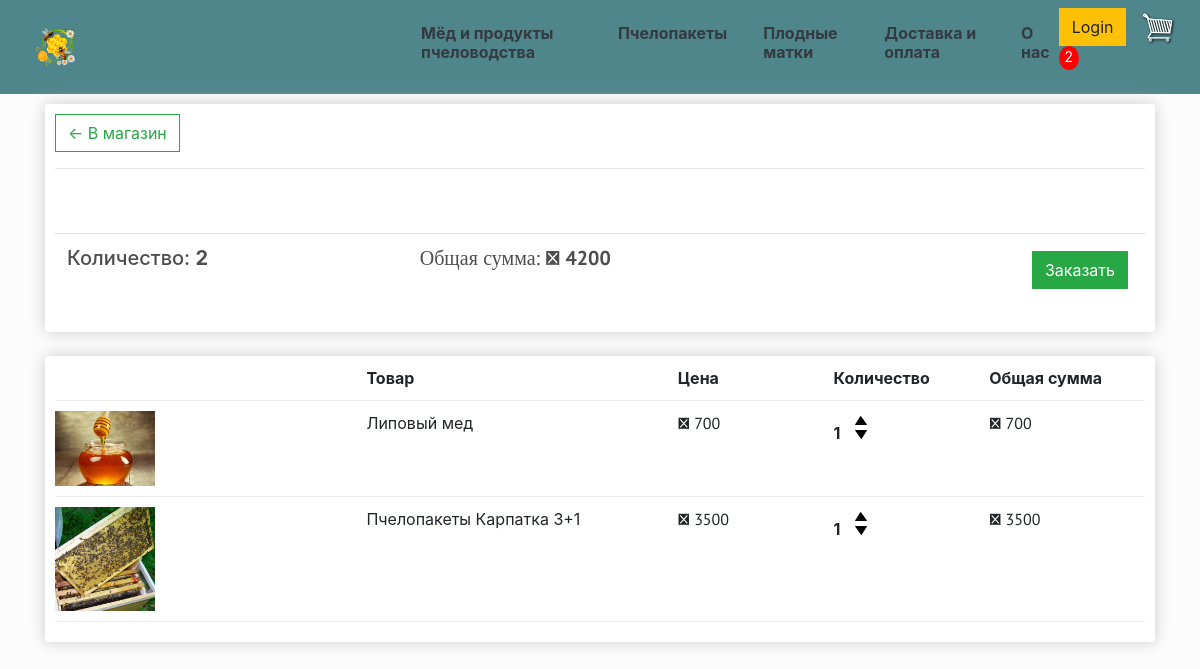
The app's page /cart/ (signed in) with its own data.
### store/models.py (models this page shows, shortened)
class Order(models.Model):
	customer = models.ForeignKey(Customer, on_delete=models.SET_NULL, null=True, blank=True)
	date_orderd = models.DateTimeField(auto_now_add=True)
	complete = models.BooleanField(default=False, null=True, blank=False)
	transaction_id = models.CharField(max_length=200, null=True)
	@property
	def get_cart_total(self):
		orderitems = self.orderitem_set.all()
		total = sum([item.get_total for item in orderitems])
		return total
	@property
	def get_cart_items(self):
		orderitems = self.orderitem_set.all()
		total = sum([item.quantity for item in orderitems])
		return total

class OrderItem(models.Model):
	product = models.ForeignKey(Product, on_delete=models.SET_NULL, null=True, blank=True)
	order = models.ForeignKey(Order, on_delete=models.SET_NULL, null=True, blank=True)
	quantity = models.IntegerField(default=0, null=True, blank=True)
	date_added = models.DateTimeField(auto_now_add=True)
	@property
	def get_total(self):
		total = self.product.price * self.quantity
		return total

class Product(models.Model):
	category=models.ForeignKey(Category, on_delete=models.SET_NULL, null=True, blank=True)
	title = models.CharField(max_length=200, null=True)
	price = models.FloatField()
	description = models.TextField()
	digital = models.BooleanField(default=False, null=True, blank=False)
	image = models.ImageField(null=True, blank=True)
	massa = models.CharField(max_length=20, null=True)
	@property
	def imageURL(self):
		try:
			url = self.image.url
		except:
			url = ''
		return url

### store/views.py (the view)
# urls.py: path('cart/', views.cart, name="cart"),
def cart(request):
	data = cartData(request)
	cartItems = data['cartItems']
	order = data['order']
	items = data['items']
	context = {'cartItems':cartItems,'order': order,'items': items}
	return render(request, 'store/cart.html', context)

### store/utils.py (called while the page is built)
def cartData(request):
	if request.user.is_authenticated:
		customer = request.user.customer
		order, created = Order.objects.get_or_create(customer=customer, complete=False)
		items = order.orderitem_set.all()
		cartItems = order.get_cart_items
	else:
		cookieData = cookieCart(request)
		cartItems = cookieData['cartItems']
		order = cookieData['order']
		items = cookieData['items']
	return {'cartItems':cartItems ,'order':order, 'items':items}

### store/templates/store/cart.html (shortened to what this page needs)
{% extends 'store/main.html' %}
{% load static %}
{% block content %}
<div class="row">
	<div class="col-lg-12">
	<div class="box-element">
		<a class="btn btn-outline-success"href="{% url 'store' %}">&#x2190; В магазин</a>
		<hr>
		<br>
		<br>
		<table class="table">
			<tr>
				<th><h5>Количество: <strong>{{order.get_cart_items}}</strong></h5></th>
				<th class="price"><h5>Общая сумма: <strong>&#8399; {{ order.get_cart_total|floatformat:0}}</strong></h5></th>
				<th>
					<a style="float:right; margin:5px" class="btn btn-success " href="{% url 'checkout' %}">Заказать</a>
				</th>
			</tr>
		</table>
	</div>
	<br>
	<div class="box-element">
		<div class="cart-row">
			<div style="flex:2"></div>
			<div style="flex:2"><strong>Товар</strong></div>
			<div style="flex:1"><strong>Цена</strong></div>
			<div style="flex:1"><strong>Количество</strong></div>
			<div style="flex:1"><strong>Общая сумма</strong></div>
		</div>
		{% if order.get_cart_items != 0 %}
		{% for item in items %}
		<div class="cart-row">
			<div style="flex:2"><img class="row-image"src="{{ item.product.imageURL }}"></div>
			<div style="flex:2">{{ item.product.title }}</div>
			<div class ="price" style="flex:1">&#8399; {{ item.product.price|floatformat:0}}</div>
			<div style="flex:1">
				<p class="quantity">{{ item.quantity }}</p>
				<div class="quantity">
					<img data-product={{item.product.id}} data-action="add" class="chg-quantity update-cart" src="{%  static "images/arrow-up.png" %}">
					<img data-product={{item.product.id}} data-action="remove" class="chg-quantity update-cart" src="{%  static "images/arrow-down.png" %}">
				</div>
			</div>
			<div class="price" style="flex:1">&#8399; {{ item.get_total|floatformat:0}}</div>
		</div>
		{% endfor %}
	</div>
	</div>
</div>
{% else%}
		<div><h4 style="padding: 30px;">Корзина пустая</h4></div>
{%endif%}
{% endblock content %}

### static/css/main.css (style rules this page uses)
h1,h2,h3,h4,h5,h6 { color:hsl(0, 0%, 30%); }
.box-element { box-shadow:hsl(0, 0%, 80%) 0 0 16px; background-color: #fff; border-radius: 4px; padding: 10px; }
.price { font-family: 'PT Sans', serif; }
.col-lg-4, .col-lg-6, .col-lg-8, .col-lg-12 { margin-top: 10px; }
.btn { border-radius: 0; }
.row-image { width: 100px; }
.cart-row { display: flex; align-items: flex-stretch; padding-bottom: 10px; margin-bottom: 10px; border-bottom: 1px solid #ececec; }
.quantity { display: inline-block; font-weight: 700; padding-right:10px; }
.chg-quantity { width: 12px; cursor: pointer; display: block; margin-top: 5px; transition:.1s; }

### records on screen
Order: get_cart_items "2", get_cart_total "4200"
OrderItem: product.imageURL (picture), product "Липовый мед", product.price "700", quantity "1", get_total "700"
OrderItem: product.imageURL (picture), product "Пчелопакеты Карпатка 3+1", product.price "3500", quantity "1", get_total "3500"

### other values on screen
{{ cartItems }} "2"
